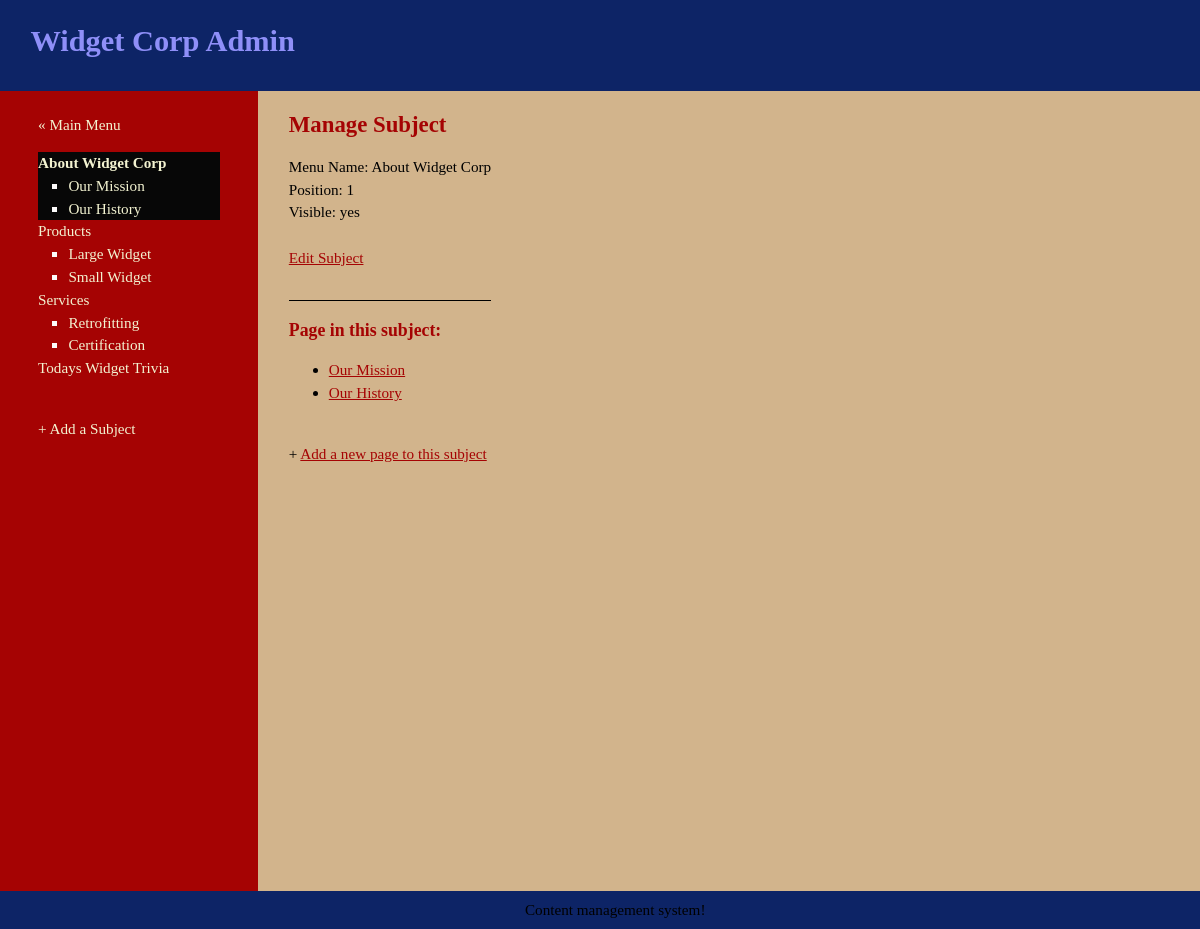
/public/manageWebsiteContent.php?subject=1 (signed in), run on the app's committed database.
### tables this page shows
CREATE TABLE `subjects` (
  `id` int(10) NOT NULL,
  `menu_name` varchar(32) NOT NULL,
  `position` int(4) NOT NULL,
  `visible` tinyint(1) NOT NULL
);

CREATE TABLE `pages` (
  `id` int(10) NOT NULL,
  `subject_id` int(10) NOT NULL,
  `menu_name` varchar(32) NOT NULL,
  `position` int(4) NOT NULL,
  `visible` tinyint(1) NOT NULL,
  `content` text DEFAULT NULL
);

### public/manageWebsiteContent.php (the view, shortened to what this page needs)
<?php require_once("../includefiles/db.php"); ?>
<?php require_once("../includefiles/functions.php"); ?>
<?php $overview = "admin"; ?>
<?php include("../includefiles/header.php"); ?>
<?php find_selected_page_from_subject(); ?>
<div id="main">
    <div id="navigation">
        <br />
        <a href="admin.php">&laquo; Main Menu</a><br />
        <?php echo navigation($current_subject, $current_page); ?>
        <br />
        <a href="addNewSubject.php">+ Add a Subject</a>
    </div>
    <div id="page">
        <?php if($current_subject) {?>
            <h2>Manage Subject</h2>
            Menu Name: <?php echo htmlentities($current_subject["menu_name"]); ?><br />
            Position: <?php echo $current_subject["position"]; ?><br />
            Visible: <?php echo $current_subject["visible"] == 1 ? 'yes': 'no' ; ?><br />
            <br />
            <a style="margin-right:2em" href="updateSubject.php?subject=<?php echo urlencode($current_subject["id"]); ?>">Edit Subject</a>
             <div style="margin-top: 2em; border-top: 1px solid #000;">
                <h3>Page in this subject:</h3>
                <ul>
                    <?php
                        $subject_pages = find_pages_for_subjects_admin_view($current_subject["id"]);
                        while ($page = mysqli_fetch_assoc($subject_pages)) {
                            echo "<li>";
                            $safe_page_id = urlencode($page['id']);
                            echo "<a href=\"manageWebsiteContent.php?page={$safe_page_id}\">";
                            echo htmlentities($page["menu_name"]);
                            echo "</a></li>";
                        }
                    ?>
                </ul>
                <br />
                + <a href="addNewPage.php?subject=<?php echo urlencode($current_subject["id"]);?>">
                Add a new page to this subject</a>
            </div>
            <?php } else {?>
            Please select a subject or a page.
        <?php }?>
    </div>
</div>
<?php include("../includefiles/footer.php"); ?>

### includefiles/header.php (shortened to what this page needs)
<!DOCTYPE html>
<html lang="en">
<head>
    <link rel="stylesheet" href="../css/style.css">
    <link rel="stylesheet" href="https://cdnjs.cloudflare.com/ajax/libs/font-awesome/4.7.0/css/font-awesome.min.css">
</head>
<body>
    <div id="header">
        <h1>Widget Corp <?php if ($overview == "admin") {echo "Admin";}?></h1>
    </div>

### includefiles/functions.php (shortened to what this page needs)
<?php
function find_all_subjects($public = true)
{
    global $connection;
    $query = "SELECT * ";
    $query .= "FROM subjects ";
    $query .= "ORDER BY position ASC";
    $subjects = mysqli_query($connection, $query);
    return $subjects;
}
function find_pages_for_subjects_admin_view($subject_id)
{
    global $connection;
    $final_subject_id = mysqli_real_escape_string($connection, $subject_id);
    $query = "SELECT * ";
    $query .= "FROM pages ";
    $query .= "WHERE subject_id = {$final_subject_id} ";
    $query .= "ORDER BY position ASC";
    $pages = mysqli_query($connection, $query);
    return $pages;
}
function find_subject_by_id($subject_id, $public = true)
{
    global $connection;
    $final_subject_id = mysqli_real_escape_string($connection, $subject_id);
    $query = "SELECT * ";
    $query .= "FROM subjects ";
    $query .= "WHERE id = {$final_subject_id} ";
    $query .= "LIMIT 1";
    $subjects = mysqli_query($connection, $query);
    if ($subject = mysqli_fetch_assoc($subjects)) {
        return $subject;
    } else {
        return null;
    }
}
function find_selected_page_from_subject($public = false)
{
    if (isset($_GET["subject"])) {
        $current_subject = find_subject_by_id($_GET["subject"], $public);
        if ($current_subject && $public) {
            $current_page = find_default_page_for_subject($current_subject["id"]);
        } else {
            $current_page = null;
        }
    } elseif (isset($_GET["page"])) {
        $current_subject = null;
        $current_page = find_page_by_id($_GET["page"], $public);
    } else {
        $current_subject = null;
        $current_page = null;
    }
}
function navigation($subject_array, $page_array)
{
    $output = "<ul class=\"subjects\">";
    $get_all_subjects = find_all_subjects(false);
    while ($subject = mysqli_fetch_assoc($get_all_subjects)) {
        $output .= "<li";
        if ($subject_array && $subject['id'] == $subject_array['id']) {
            $output .= " class=\"selected\"";
        }
        $output .= ">";
        $output .= "<a href=\"manageWebsiteContent.php?subject=";
        $output .= urlencode($subject['id']);
        $output .= "\">";
        $output .= htmlentities($subject["menu_name"]);
        $output .= "</a>";
        $get_all_pages = find_pages_for_subjects_admin_view($subject['id']);
        $output .= "<ul class=\"pages\">";
        while ($page = mysqli_fetch_assoc($get_all_pages)) {
            $output .= " <li";
            $output .= ">";
            $output .= "<a href=\"manageWebsiteContent.php?page=";
            $output .= urlencode($page['id']);
            $output .= "\">";
            $output .= htmlentities($page["menu_name"]);
            $output .= "</a></li>";
        }
        $output .= "</ul></li>";
    }
    $output .= "</ul>";
    return $output;
}
?>

### includefiles/footer.php (shortened to what this page needs)
<div id="footer">
<span>
          Content management system!
        </span>
</body>
</html>

### css/style.css (style rules this page uses)
html { height:100%; width:100% }
body { width: 100%; height: 100%; margin:0; padding: 0; border:0; font-family: Verdana, Tahoma, serif; font-size: 0.95em; line-height: 1.5em; background: rgb(210, 180, 140); }
a { color: rgb(165, 3, 3);; }
#header { height: 6em; margin: 0; padding: 0; text-align: left; background-color: rgb(13, 36, 102); color: rgb(143, 143, 248); }
#header h1 { padding: 1em; margin: 0 ; }
#main { height: 100%; width: 100%; margin: 0; padding: 0; background-color: rgb(210, 180, 140); }
#footer { height: 2em; margin: 0; padding-top: 0.5em; text-align: center; background-color: rgb(13, 36, 102); color: black; }
#footer span { margin-left: 2em; }
#navigation { float: left; width: 12em; height: 100%; margin: 0; padding: 0 2.5em; color: rgb(3, 3, 51); background-color: rgb(165, 3, 3); }
#navigation a { color: rgb(243, 243, 209);; text-decoration: none; }
#page { float: left; height: 100%; padding-left: 2em; vertical-align: top; background-color: rgb(210, 180, 140); }
#page h2 { color: rgb(165, 3, 3);; margin-top: 1em; }
#page h3 { color: rgb(165, 3, 3);; }
ul.subjects { margin: 1em 0; padding-left: 0; list-style: none; }
ul.pages { padding-left: 2em; list-style: square; color: rgb(253, 251, 251); font-weight: normal; }
.selected { font-weight: bold; background-color: rgb(7, 7, 7); color: rgb(253, 251, 251); }

### data on the page
subjects: value "About Widget Corp", menu_name "About Widget Corp", position "1"
pages: value "Our Mission", menu_name "Our Mission"
pages: value "Our History", menu_name "Our History"
subjects: value "Products"
pages: value "Large Widget"
pages: value "Small Widget"
subjects: value "Services"
pages: value "Retrofitting"
pages: value "Certification"
subjects: value "Todays Widget Trivia"
